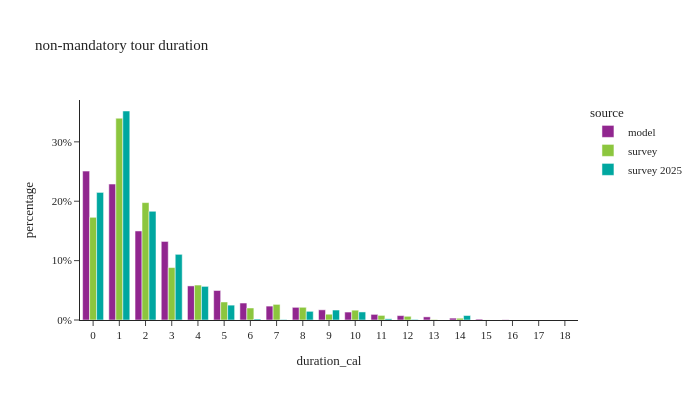

The cell this chart's notebook holds for it:
### Markdown cell above
## non-mantatory tour duration

### Code cell
non_m_tour_data['duration_cal'] = non_m_tour_data['end'] - non_m_tour_data['start']

df_plot = non_m_tour_data.groupby(['source','duration_cal'])[['tour_weight']].sum().reset_index()
df_plot['percentage'] = df_plot.groupby(['source'], group_keys=False)['tour_weight']. \
    apply(lambda x: x / float(x.sum()))

fig = px.bar(df_plot, x="duration_cal", y="percentage", color="source",barmode="group",
             title="non-mandatory tour duration")
fig.for_each_annotation(lambda a: a.update(text = a.text.split("=")[-1]))
fig.update_layout(height=400, width=700, yaxis=dict(tickformat=".0%"), xaxis=dict(dtick="1"))
fig.show()

### Figure 1 — Plotly figure (JSON) as saved in the notebook; plotly's stock layout.template omitted (floating-point values rounded to 4 significant figures)
{"data": [{"alignmentgroup": "True", "hovertemplate": "source=model<br>duration_cal=%{x}<br>percentage=%{y}<extra></extra>", "legendgroup": "model", "marker": {"color": "#91268F", "pattern": {"shape": ""}}, "name": "model", "offsetgroup": "model", "orientation": "v", "showlegend": true, "textposition": "auto", "type": "bar", "x": [0.0, 1.0, 2.0, 3.0, 4.0, 5.0, 6.0, 7.0, 8.0, 9.0, 10.0, 11.0, 12.0, 13.0, 14.0, 15.0, 16.0, 17.0, 18.0], "xaxis": "x", "y": [0.2507, 0.2289, 0.1499, 0.1323, 0.0574, 0.04969, 0.02858, 0.02341, 0.02133, 0.01714, 0.01339, 0.00946, 0.007392, 0.005273, 0.003167, 0.001474, 0.0004347, 4.904e-05, 2.47e-06], "yaxis": "y"}, {"alignmentgroup": "True", "hovertemplate": "source=survey<br>duration_cal=%{x}<br>percentage=%{y}<extra></extra>", "legendgroup": "survey", "marker": {"color": "#8CC63E", "pattern": {"shape": ""}}, "name": "survey", "offsetgroup": "survey", "orientation": "v", "showlegend": true, "textposition": "auto", "type": "bar", "x": [0.0, 1.0, 2.0, 3.0, 4.0, 5.0, 6.0, 7.0, 8.0, 9.0, 10.0, 11.0, 12.0, 13.0, 14.0, 15.0], "xaxis": "x", "y": [0.1729, 0.3398, 0.1977, 0.0883, 0.05886, 0.03034, 0.02025, 0.02628, 0.02142, 0.009726, 0.01653, 0.007749, 0.006223, 0.0007663, 0.002985, 0.0001025], "yaxis": "y"}, {"alignmentgroup": "True", "hovertemplate": "source=survey 2025<br>duration_cal=%{x}<br>percentage=%{y}<extra></extra>", "legendgroup": "survey 2025", "marker": {"color": "#00A7A0", "pattern": {"shape": ""}}, "name": "survey 2025", "offsetgroup": "survey 2025", "orientation": "v", "showlegend": true, "textposition": "auto", "type": "bar", "x": [0.0, 1.0, 2.0, 3.0, 4.0, 5.0, 6.0, 7.0, 8.0, 9.0, 10.0, 11.0, 12.0, 14.0], "xaxis": "x", "y": [0.2149, 0.3519, 0.1831, 0.1106, 0.05661, 0.02502, 0.001701, 0.0007512, 0.01461, 0.01677, 0.01356, 0.001994, 0.0009617, 0.007545], "yaxis": "y"}], "layout": {"barmode": "group", "height": 400, "legend": {"title": {"text": "source"}, "tracegroupgap": 0}, "title": {"text": "non-mandatory tour duration"}, "width": 700, "xaxis": {"anchor": "y", "domain": [0.0, 1.0], "dtick": "1", "title": {"text": "duration_cal"}}, "yaxis": {"anchor": "x", "domain": [0.0, 1.0], "tickformat": ".0%", "title": {"text": "percentage"}}}}
